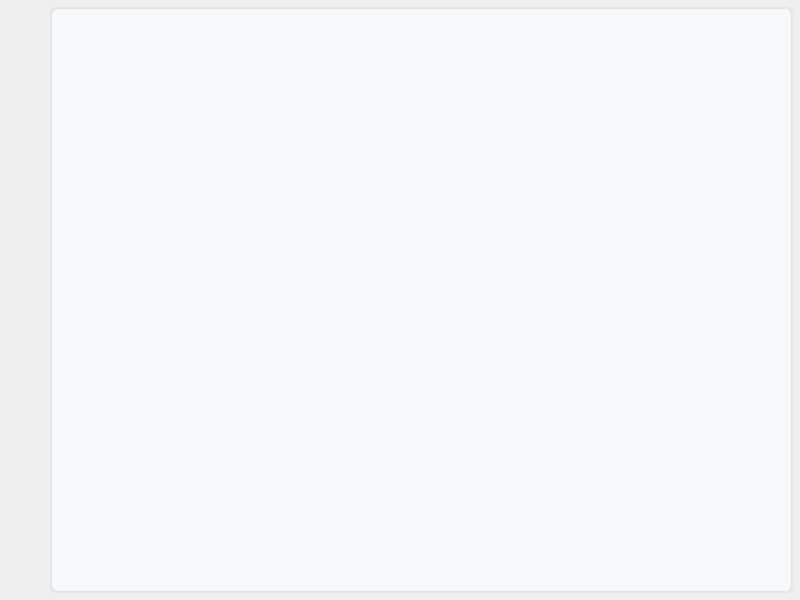
<?xml version="1.0" encoding="UTF-8"?>
<ui version="4.0">
 <class>MainWindow</class>
 <widget class="QMainWindow" name="MainWindow">
  <property name="geometry">
   <rect>
    <x>0</x>
    <y>0</y>
    <width>800</width>
    <height>600</height>
   </rect>
  </property>
  <property name="minimumSize">
   <size>
    <width>550</width>
    <height>500</height>
   </size>
  </property>
  <property name="windowTitle">
   <string>MainWindow</string>
  </property>
  <widget class="QWidget" name="centralwidget">
   <property name="styleSheet">
    <string notr="true">/* Light Theme */


* {
	/*background-color : #f3f3f3;*/
	font: 600 20pt &quot;Consolas&quot;;
	color : #202325;
}

#leftMenu .QPushButton {
	background-color: transparent;
	border-radius : 7px;
}

#leftMenu .QPushButton:hover {
	background-color: #ededed;
}

#leftMenu .QPushButton:pressed {
	background-color: transparent;
}

#mainFrame {
	border : 2px solid #e5e5e5;
	border-radius: 7px;
}

#mainFrame .QFrame {

	background-color: #f6f8fa;
	
}

#mainFrame .QLabel {

	background-color: #f6f8fa;
	
}

#leftMenu .QPushButton {
	padding : 7px;
	image-position: left center;
	font:  13pt &quot;Consolas&quot;;
	color: rgb(0, 0, 0);
}

#settings_btn {
    
	image: url(:/light/light/settings_48_regular.svg);
}

#home_btn {
    
	
	image: url(:/light/light/home_48_regular.svg);
}

#theme_btn {
    
	image: url(:/light/light/weather_sunny_48_regular.svg);
}

#menu_btn {
    
	image: url(:/light/light/panel_left_text_48_regular.svg);
}

#home_page {
	background-color: #f6f8fa;
}
#setting_page {
	background-color: #f6f8fa;
}
#info_page {
	background-color: #f6f8fa;
}

#stg_lbl_main {
    padding-left: 4px;
    font: 700 24pt &quot;Consolas&quot;;
}

#stg_home_app_bt_lbl {
    font: 600 13pt &quot;Consolas&quot;;
    padding-left: 16px;
}

#stg_home_app_hd_lbl {
    font: 900 16pt &quot;Consolas&quot;;
    padding-left: 2px;
}

#stg_home_app_img_lbl {
    padding: 17px;
}

#stg_abt_pg{
	background-color: #f6f8fa;
}

#stg_home_pg{
	background-color: #f6f8fa;
}

#stg_app_pg{
	background-color: #f6f8fa;
}

#stack_stg .QWidget {
    border-radius: 8px;
    background-color: #e5e5e5;
}


</string>
   </property>
   <layout class="QHBoxLayout" name="horizontalLayout">
    <property name="spacing">
     <number>0</number>
    </property>
    <property name="leftMargin">
     <number>0</number>
    </property>
    <property name="topMargin">
     <number>7</number>
    </property>
    <property name="rightMargin">
     <number>7</number>
    </property>
    <property name="bottomMargin">
     <number>7</number>
    </property>
    <item>
     <widget class="QFrame" name="leftMenu">
      <property name="minimumSize">
       <size>
        <width>50</width>
        <height>0</height>
       </size>
      </property>
      <property name="maximumSize">
       <size>
        <width>50</width>
        <height>16777215</height>
       </size>
      </property>
      <property name="styleSheet">
       <string notr="true"/>
      </property>
      <layout class="QVBoxLayout" name="verticalLayout">
       <property name="spacing">
        <number>5</number>
       </property>
       <property name="leftMargin">
        <number>5</number>
       </property>
       <property name="topMargin">
        <number>5</number>
       </property>
       <property name="rightMargin">
        <number>5</number>
       </property>
       <property name="bottomMargin">
        <number>5</number>
       </property>
       <item>
        <widget class="QPushButton" name="menu_btn">
         <property name="sizePolicy">
          <sizepolicy hsizetype="Minimum" vsizetype="Expanding">
           <horstretch>0</horstretch>
           <verstretch>0</verstretch>
          </sizepolicy>
         </property>
         <property name="maximumSize">
          <size>
           <width>16777215</width>
           <height>40</height>
          </size>
         </property>
         <property name="toolTip">
          <string>Menu</string>
         </property>
         <property name="styleSheet">
          <string notr="true">image-position : center</string>
         </property>
         <property name="text">
          <string/>
         </property>
        </widget>
       </item>
       <item>
        <widget class="QPushButton" name="home_btn">
         <property name="sizePolicy">
          <sizepolicy hsizetype="Minimum" vsizetype="Expanding">
           <horstretch>0</horstretch>
           <verstretch>0</verstretch>
          </sizepolicy>
         </property>
         <property name="maximumSize">
          <size>
           <width>16777215</width>
           <height>40</height>
          </size>
         </property>
         <property name="toolTip">
          <string>Home</string>
         </property>
         <property name="styleSheet">
          <string notr="true"/>
         </property>
         <property name="text">
          <string/>
         </property>
        </widget>
       </item>
       <item>
        <spacer name="verticalSpacer">
         <property name="orientation">
          <enum>Qt::Orientation::Vertical</enum>
         </property>
         <property name="sizeHint" stdset="0">
          <size>
           <width>20</width>
           <height>40</height>
          </size>
         </property>
        </spacer>
       </item>
       <item>
        <widget class="QPushButton" name="theme_btn">
         <property name="sizePolicy">
          <sizepolicy hsizetype="Minimum" vsizetype="Expanding">
           <horstretch>0</horstretch>
           <verstretch>0</verstretch>
          </sizepolicy>
         </property>
         <property name="maximumSize">
          <size>
           <width>16777215</width>
           <height>40</height>
          </size>
         </property>
         <property name="toolTip">
          <string>Theme</string>
         </property>
         <property name="styleSheet">
          <string notr="true"/>
         </property>
         <property name="text">
          <string/>
         </property>
        </widget>
       </item>
       <item>
        <widget class="QPushButton" name="settings_btn">
         <property name="sizePolicy">
          <sizepolicy hsizetype="Minimum" vsizetype="Expanding">
           <horstretch>0</horstretch>
           <verstretch>0</verstretch>
          </sizepolicy>
         </property>
         <property name="maximumSize">
          <size>
           <width>16777215</width>
           <height>40</height>
          </size>
         </property>
         <property name="toolTip">
          <string>Settings</string>
         </property>
         <property name="styleSheet">
          <string notr="true"/>
         </property>
         <property name="text">
          <string/>
         </property>
        </widget>
       </item>
      </layout>
     </widget>
    </item>
    <item>
     <widget class="QFrame" name="mainFrame">
      <property name="styleSheet">
       <string notr="true">border-radius: 7px;</string>
      </property>
      <property name="frameShape">
       <enum>QFrame::Shape::StyledPanel</enum>
      </property>
      <property name="frameShadow">
       <enum>QFrame::Shadow::Raised</enum>
      </property>
      <layout class="QVBoxLayout" name="verticalLayout_2">
       <property name="spacing">
        <number>0</number>
       </property>
       <property name="leftMargin">
        <number>0</number>
       </property>
       <property name="topMargin">
        <number>0</number>
       </property>
       <property name="rightMargin">
        <number>0</number>
       </property>
       <property name="bottomMargin">
        <number>0</number>
       </property>
       <item>
        <widget class="QStackedWidget" name="switchPage">
         <property name="styleSheet">
          <string notr="true"/>
         </property>
         <property name="currentIndex">
          <number>1</number>
         </property>
         <widget class="QWidget" name="settings_page">
          <layout class="QVBoxLayout" name="verticalLayout_4">
           <property name="spacing">
            <number>0</number>
           </property>
           <property name="leftMargin">
            <number>0</number>
           </property>
           <property name="topMargin">
            <number>0</number>
           </property>
           <property name="rightMargin">
            <number>0</number>
           </property>
           <property name="bottomMargin">
            <number>0</number>
           </property>
           <item>
            <widget class="QFrame" name="stg_lbl_v_frame_2">
             <layout class="QVBoxLayout" name="stg_lbl_v_frame">
              <property name="spacing">
               <number>0</number>
              </property>
              <property name="leftMargin">
               <number>0</number>
              </property>
              <property name="topMargin">
               <number>0</number>
              </property>
              <property name="rightMargin">
               <number>0</number>
              </property>
              <property name="bottomMargin">
               <number>0</number>
              </property>
              <item>
               <widget class="QLabel" name="stg_lbl_main">
                <property name="minimumSize">
                 <size>
                  <width>746</width>
                  <height>43</height>
                 </size>
                </property>
                <property name="maximumSize">
                 <size>
                  <width>16777215</width>
                  <height>43</height>
                 </size>
                </property>
                <property name="text">
                 <string>Settings</string>
                </property>
               </widget>
              </item>
              <item>
               <widget class="QStackedWidget" name="setting_stackfrm">
                <property name="styleSheet">
                 <string notr="true"/>
                </property>
                <property name="currentIndex">
                 <number>1</number>
                </property>
                <widget class="QWidget" name="stg_home_pg"/>
                <widget class="QWidget" name="stg_abt_pg">
                 <layout class="QVBoxLayout" name="verticalLayout_6">
                  <property name="spacing">
                   <number>0</number>
                  </property>
                  <property name="leftMargin">
                   <number>0</number>
                  </property>
                  <property name="topMargin">
                   <number>0</number>
                  </property>
                  <property name="rightMargin">
                   <number>0</number>
                  </property>
                  <property name="bottomMargin">
                   <number>0</number>
                  </property>
                 </layout>
                </widget>
                <widget class="QWidget" name="stg_app_pg"/>
               </widget>
              </item>
             </layout>
            </widget>
           </item>
          </layout>
         </widget>
         <widget class="QWidget" name="info_page"/>
        </widget>
       </item>
      </layout>
     </widget>
    </item>
   </layout>
  </widget>
 </widget>
 <resources/>
 <connections/>
</ui>
